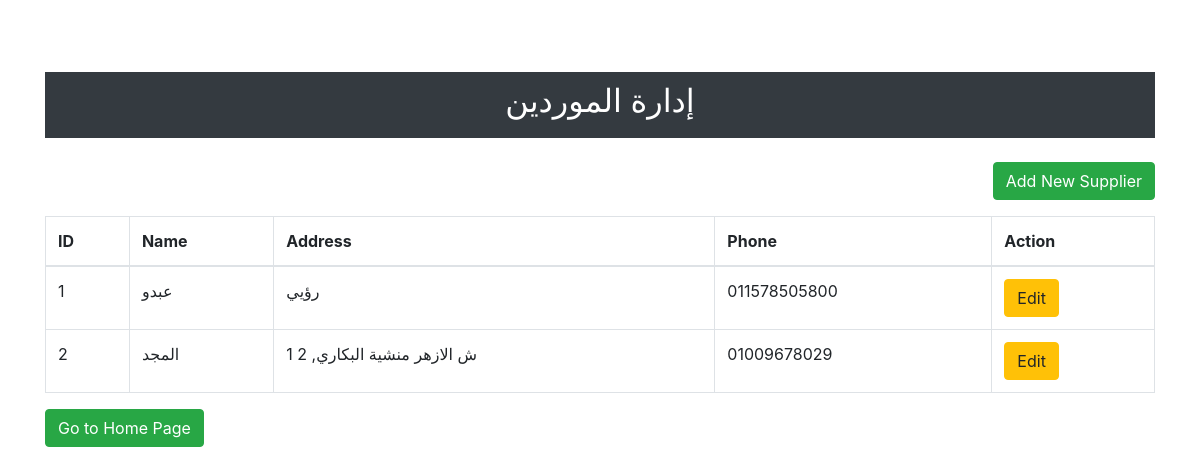
The app's page /suppliers with its own data.
### app.py (models this page shows, shortened)
class Supplier(db.Model):
    id = db.Column(db.Integer, primary_key=True)
    name = db.Column(db.String(100), nullable=False)
    address = db.Column(db.String(100), nullable=False)
    phone = db.Column(db.String(20), nullable=False)
    money_owed = db.Column(db.Float, nullable=False, default=0.0)  # الفلوس اللي ليه
    money_paid = db.Column(db.Float, nullable=False, default=0.0)  # الفلوس اللي خدها

### app.py (the view)
@app.route('/suppliers')
def suppliers():
    suppliers = Supplier.query.all()
    return render_template('suppliers.html', suppliers=suppliers)

### templates/suppliers.html (shortened to what this page needs)
<!DOCTYPE html>
<html lang="en">
<head>
    <link rel="stylesheet" href="https://stackpath.bootstrapcdn.com/bootstrap/4.5.2/css/bootstrap.min.css">
</head>
<body>
<div class="container mt-4">
    <br><br>
    <div class="header">
        <h2 class="text-center">إدارة الموردين</h2>
    </div><br>
    <button type="button" class="btn btn-success mb-3 float-right" data-toggle="modal" data-target="#addModal">Add New
        Supplier
    </button>
    <table class="table table-hover table-bordered">
        <thead>
        <tr>
            <th>ID</th>
            <th>Name</th>
            <th>Address</th>
            <th>Phone</th>
            <th>Action</th>
        </tr>
        </thead>
        <tbody>
        {% for supplier in suppliers %}
            <tr class="clickable-row" data-href="{{ url_for('supplier_statement', supplier_id=supplier.id) }}">
                <td>{{ supplier.id }}</td>
                <td>{{ supplier.name }}</td>
                <td>{{ supplier.address }}</td>
                <td>{{ supplier.phone }}</td>
                <td>
                    <a href="javascript:void(0);" class="btn btn-warning"
                       onclick="openEditModal({{ supplier.id }}, '{{ supplier.name }}', '{{ supplier.address }}', '{{ supplier.phone }}')">Edit</a>
                </td>
            </tr>
        {% endfor %}
        </tbody>
    </table>
    <a href="{{ url_for('home') }}" class="btn btn-success mb-3">Go to Home Page</a>
</div>
</body>
</html>

### templates/suppliers.html (style rules this page uses)
body { background: url('https://www.transparenttextures.com/patterns/geometry.png') repeat; }
.header, .footer { background-color: #343a40; color: white; padding: 10px; text-align: center; }

### records on screen
Supplier: id "1", name "عبدو", address "رؤيي", phone "011578505800"
Supplier: id "2", name "المجد", address "1 ش الازهر منشية البكاري, 2", phone "01009678029"
